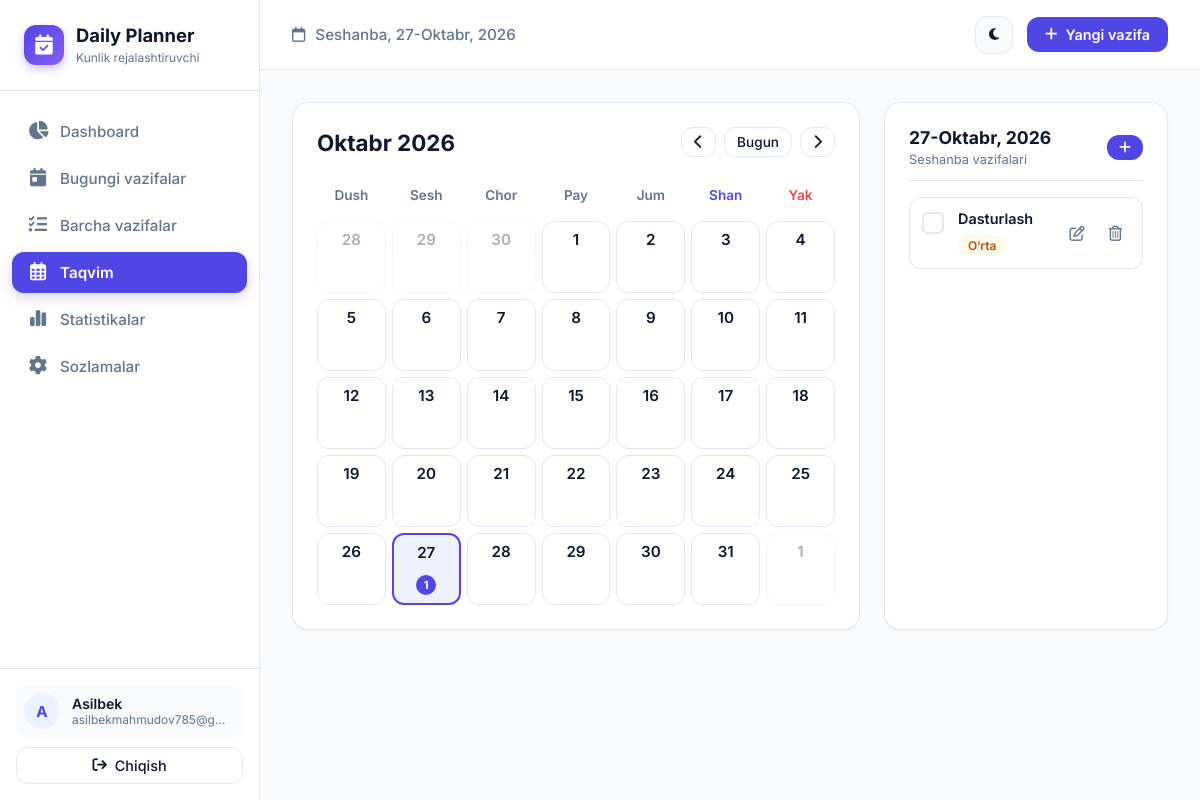
Page /calendar/ (signed in) on the committed database.
### planner/models.py (models this page shows, shortened)
class Task(models.Model):
    class Priority(models.TextChoices):
        LOW = 'low', 'Past'
        MEDIUM = 'medium', 'O‘rta'
        HIGH = 'high', 'Yuqori'
    class Category(models.TextChoices):
        STUDY = 'study', 'O‘qish'
        WORK = 'work', 'Ish'
        PERSONAL = 'personal', 'Shaxsiy'
        HEALTH = 'health', 'Sog‘liq'
        OTHER = 'other', 'Boshqa'
    user = models.ForeignKey(
        User,
        on_delete=models.CASCADE,
        related_name='tasks',
        verbose_name="Foydalanuvchi"
    )
    title = models.CharField(max_length=255, verbose_name="Vazifa nomi")
    description = models.TextField(blank=True, verbose_name="Vazifa tavsifi")
    date = models.DateField(default=timezone.now, verbose_name="Sana")
    start_time = models.TimeField(null=True, blank=True, verbose_name="Boshlanish vaqti")
    end_time = models.TimeField(null=True, blank=True, verbose_name="Tugash vaqti")
    duration = models.PositiveIntegerField(
        null=True,
        blank=True,
        help_text="Davomiyligi (daqiqalarda)",
        verbose_name="Davomiyligi (daqiqa)"
    )
    priority = models.CharField(
        max_length=10,
        choices=Priority.choices,
        default=Priority.MEDIUM,
        verbose_name="Muhimlik darajasi"
    )
    category = models.CharField(
        max_length=20,
        choices=Category.choices,
        default=Category.PERSONAL,
        verbose_name="Kategoriya"
    )
    is_completed = models.BooleanField(default=False, verbose_name="Bajarilgan")
    created_at = models.DateTimeField(auto_now_add=True, verbose_name="Yaratilgan vaqt")
    updated_at = models.DateTimeField(auto_now=True, verbose_name="Yangilangan vaqt")
    class Meta:
        ordering = ['date', 'start_time', '-priority', '-created_at']
        verbose_name = "Vazifa"
        verbose_name_plural = "Vazifalar"

### planner/views.py (the view)
# urls.py: path('calendar/', views.calendar_view, name='calendar'),
@login_required
def calendar_view(request):
    today = timezone.localdate()
    year = int(request.GET.get('year', today.year))
    month = int(request.GET.get('month', today.month))
    if month < 1:
        month = 12
        year -= 1
    elif month > 12:
        month = 1
        year += 1
    cal = calendar.Calendar(firstweekday=0) # Dushanbadan boshlanadi
    month_days = cal.monthdatescalendar(year, month)
    start_date = month_days[0][0]
    end_date = month_days[-1][-1]
    tasks_in_range = Task.objects.filter(
        user=request.user,
        date__range=[start_date, end_date]
    )
    tasks_by_date = {}
    for task in tasks_in_range:
        date_str = task.date.strftime('%Y-%m-%d')
        if date_str not in tasks_by_date:
            tasks_by_date[date_str] = []
        tasks_by_date[date_str].append(task)
    month_names_uz = [
        "", "Yanvar", "Fevral", "Mart", "Aprel", "May", "Iyun",
        "Iyul", "Avgust", "Sentabr", "Oktabr", "Noyabr", "Dekabr"
    ]
    selected_date_str = request.GET.get('date', today.strftime('%Y-%m-%d'))
    try:
        selected_date = datetime.strptime(selected_date_str, '%Y-%m-%d').date()
    except ValueError:
        selected_date = today
    selected_date_tasks = Task.objects.filter(user=request.user, date=selected_date)
    prev_month = month - 1 if month > 1 else 12
    prev_year = year if month > 1 else year - 1
    next_month = month + 1 if month < 12 else 1
    next_year = year if month < 12 else year + 1
    task_form = TaskForm(initial={'date': selected_date})
    context = {
        'year': year,
        'month': month,
        'month_name': month_names_uz[month],
        'month_days': month_days,
        'today': today,
        'tasks_by_date': tasks_by_date,
        'selected_date': selected_date,
        'selected_date_tasks': selected_date_tasks,
        'prev_month': prev_month,
        'prev_year': prev_year,
        'next_month': next_month,
        'next_year': next_year,
        'task_form': task_form,
        'active_menu': 'calendar',
    }
    return render(request, 'planner/calendar.html', context)

### planner/templatetags/planner_tags.py (called while the page is built)
@register.filter
def get_item(dictionary, key):
    if not dictionary:
        return None
    return dictionary.get(str(key))

### planner/templates/planner/calendar.html (shortened to what this page needs)
{% extends "planner/base.html" %}
{% load planner_tags %}
{% block content %}
<div class="calendar-container">
  <div class="calendar-card">
    <div class="calendar-nav">
      <div>
        <h2 style="font-size: 1.4rem; font-weight: 700; color: var(--text-main);">{{ month_name }} {{ year }}</h2>
      </div>
      <div style="display: flex; gap: 8px;">
        <a href="{% url 'calendar' %}?year={{ prev_year }}&month={{ prev_month }}" class="btn-secondary" style="padding: 6px 12px;">
          <i class="fa-solid fa-chevron-left"></i>
        </a>
        <a href="{% url 'calendar' %}?year={{ today.year }}&month={{ today.month }}&date={{ today|date:'Y-m-d' }}" class="btn-secondary" style="padding: 6px 12px; font-size: 0.85rem;">
          Bugun
        </a>
        <a href="{% url 'calendar' %}?year={{ next_year }}&month={{ next_month }}" class="btn-secondary" style="padding: 6px 12px;">
          <i class="fa-solid fa-chevron-right"></i>
        </a>
      </div>
    </div>
    <div class="calendar-grid" style="margin-bottom: 8px;">
      <div class="cal-header-day">Dush</div>
      <div class="cal-header-day">Sesh</div>
      <div class="cal-header-day">Chor</div>
      <div class="cal-header-day">Pay</div>
      <div class="cal-header-day">Jum</div>
      <div class="cal-header-day" style="color: var(--primary);">Shan</div>
      <div class="cal-header-day" style="color: var(--danger);">Yak</div>
    </div>
    <div class="calendar-grid">
      {% for week in month_days %}
        {% for day in week %}
          {% with day_str=day|date:"Y-m-d" %}
          {% with day_tasks=tasks_by_date|get_item:day_str %}
          <a href="{% url 'calendar' %}?year={{ year }}&month={{ month }}&date={{ day_str }}"
             class="cal-day-cell {% if day.month != month %}other-month{% endif %} {% if day == today %}is-today{% endif %} {% if day == selected_date %}is-selected{% endif %}">
            <span style="font-size: 0.95rem; font-weight: 600;">{{ day.day }}</span>
            {% if day_tasks %}
            <span class="cal-badge" title="{{ day_tasks|length }} ta vazifa">
              {{ day_tasks|length }}
            </span>
            {% endif %}
          </a>
          {% endwith %}
          {% endwith %}
        {% endfor %}
      {% endfor %}
    </div>
  </div>
  <div class="calendar-card" style="display: flex; flex-direction: column;">
    <div style="display: flex; justify-content: space-between; align-items: center; margin-bottom: 16px; border-bottom: 1px solid var(--border-color); padding-bottom: 12px;">
      <div>
        <h3 style="font-size: 1.1rem; font-weight: 700;">{{ selected_date|date:"j-F, Y" }}</h3>
        <span style="font-size: 0.8rem; color: var(--text-muted);">{{ selected_date|date:"l" }} vazifalari</span>
      </div>
      <button class="btn-primary open-create-task-modal" data-date="{{ selected_date|date:'Y-m-d' }}" style="padding: 6px 12px; font-size: 0.85rem;">
        <i class="fa-solid fa-plus"></i>
      </button>
    </div>
    <div class="task-list" style="overflow-y: auto; max-height: 500px; flex: 1;">
      {% for task in selected_date_tasks %}
      <div class="task-item {% if task.is_completed %}completed{% endif %}" style="padding: 12px;">
        <div class="task-left">
          <form class="task-check-form" action="{% url 'task_toggle_status' task.id %}" method="POST">
            <button type="submit" class="task-check-btn {% if task.is_completed %}checked{% endif %}">
            </button>
          </form>
          <div class="task-details">
            <div class="task-title" style="font-size: 0.9rem;">{{ task.title }}</div>
            <div class="task-meta">
              <span class="badge badge-{{ task.priority }}">{{ task.get_priority_display }}</span>
            </div>
          </div>
        </div>
        <div class="task-actions">
          <button class="action-btn open-edit-task-modal" data-id="{{ task.id }}" title="Tahrirlash">
            <i class="fa-regular fa-pen-to-square"></i>
          </button>
          <button class="action-btn delete open-delete-modal" data-id="{{ task.id }}" data-title="{{ task.title }}" title="O‘chirish">
            <i class="fa-regular fa-trash-can"></i>
          </button>
        </div>
      </div>
      {% endfor %}
    </div>
  </div>
</div>
{% endblock %}

### planner/templates/planner/base.html (shortened to what this page needs)
{% load static %}
<!DOCTYPE html>
<html lang="uz" data-theme="light">
<head>
  <link rel="stylesheet" href="https://cdnjs.cloudflare.com/ajax/libs/font-awesome/6.5.1/css/all.min.css">
  <link rel="stylesheet" href="{% static 'css/style.css' %}">
</head>
<body>
  <div class="app-container">
    {% if user.is_authenticated %}
    <aside class="sidebar" id="sidebar">
      <div class="sidebar-brand">
        <div class="brand-icon">
          <i class="fa-solid fa-calendar-check"></i>
        </div>
        <div class="brand-text">
          <h2>Daily Planner</h2>
          <span>Kunlik rejalashtiruvchi</span>
        </div>
      </div>
      <nav class="sidebar-nav">
        <a href="{% url 'dashboard' %}" class="nav-link {% if active_menu == 'dashboard' %}active{% endif %}">
          <i class="fa-solid fa-chart-pie"></i>
          <span>Dashboard</span>
        </a>
        <a href="{% url 'today_tasks' %}" class="nav-link {% if active_menu == 'today' %}active{% endif %}">
          <i class="fa-solid fa-calendar-day"></i>
          <span>Bugungi vazifalar</span>
        </a>
        <a href="{% url 'all_tasks' %}" class="nav-link {% if active_menu == 'all_tasks' %}active{% endif %}">
          <i class="fa-solid fa-list-check"></i>
          <span>Barcha vazifalar</span>
        </a>
        <a href="{% url 'calendar' %}" class="nav-link {% if active_menu == 'calendar' %}active{% endif %}">
          <i class="fa-regular fa-calendar-days"></i>
          <span>Taqvim</span>
        </a>
        <a href="{% url 'statistics' %}" class="nav-link {% if active_menu == 'statistics' %}active{% endif %}">
          <i class="fa-solid fa-chart-simple"></i>
          <span>Statistikalar</span>
        </a>
        <a href="{% url 'settings' %}" class="nav-link {% if active_menu == 'settings' %}active{% endif %}">
          <i class="fa-solid fa-gear"></i>
          <span>Sozlamalar</span>
        </a>
      </nav>
      <div class="sidebar-footer">
        <div class="user-profile-summary">
          <div class="user-avatar">
            {{ user.username|slice:":1"|upper }}
          </div>
          <div class="user-info">
            <div class="user-name">{{ user.first_name|default:user.username }}</div>
            <div class="user-email">{{ user.email|default:"Foydalanuvchi" }}</div>
          </div>
        </div>
        <a href="{% url 'logout' %}" class="btn-secondary" style="justify-content: center; width: 100%;">
          <i class="fa-solid fa-arrow-right-from-bracket"></i> Chiqish
        </a>
      </div>
    </aside>
    <div class="main-wrapper">
      <header class="topbar">
        <div class="topbar-left">
          <div style="font-size: 0.95rem; color: var(--text-muted); font-weight: 500;">
            <i class="fa-regular fa-calendar" style="margin-right: 6px;"></i>
            {{ today|date:"l, j-F, Y"|default:"" }}
          </div>
        </div>
        <div class="topbar-right">
          <button class="theme-toggle-btn" id="theme-toggle-btn" title="Mavzuni almashtirish">
            <i id="theme-icon" class="fa-solid fa-moon"></i>
          </button>
          <button class="btn-primary open-create-task-modal">
            <i class="fa-solid fa-plus"></i> Yangi vazifa
          </button>
        </div>
      </header>
      <main class="content-area">
        {% block content %}{% endblock %}
      </main>
    </div>
    {% else %}
    <div style="width: 100%;">
      {% block auth_content %}{% endblock %}
    </div>
    {% endif %}
  </div>
</body>
</html>

### rows in the picture
Task: is_completed False (drawn), title "Dasturlash", priority "O‘rta"

### other values in the picture
{{ user.username|slice:":1"|upper }} "A"
{{ user.first_name|default:user.username }} "Asilbek"
{{ user.email|default:"Foydalanuvchi" }} "asilbekmahmudov785@g…"
{{ today|date:"l, j-F, Y"|default:"" }} "Seshanba, 27-Oktabr, 2026"
{{ month_name }} "Oktabr"
{{ year }} "2026"
{{ day.day }} "28" "29" "30" "1" "2" "3" "4" "5" "6" "7" "8" "9" "10" "11" "12" "13" "14" "15" "16" "17" "18" "19" "20" "21" "22" "23" "24" "25" "26" "27" "28" "29" "30" "31" "1"
{{ day_tasks|length }} "1"
{{ selected_date|date:"j-F, Y" }} "27-Oktabr, 2026"
{{ selected_date|date:"l" }} "Seshanba"
